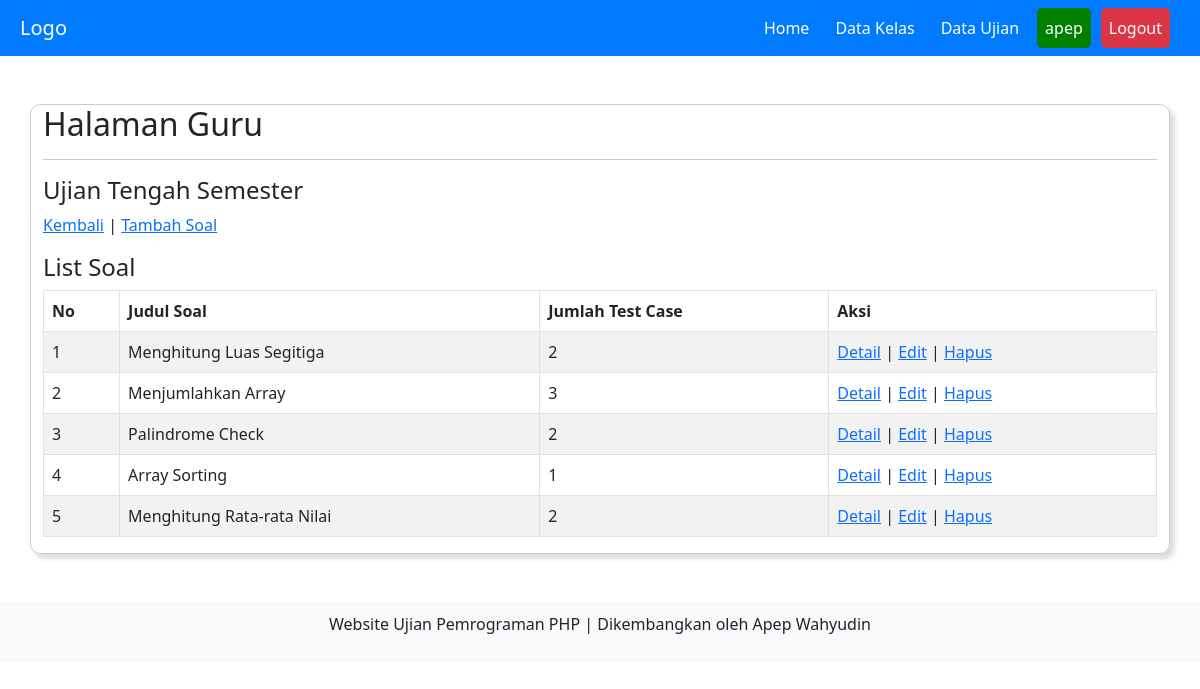
/guru/home.php?page=soal&id_ujian=13 (signed in), run on an earlier commit of the app's database.
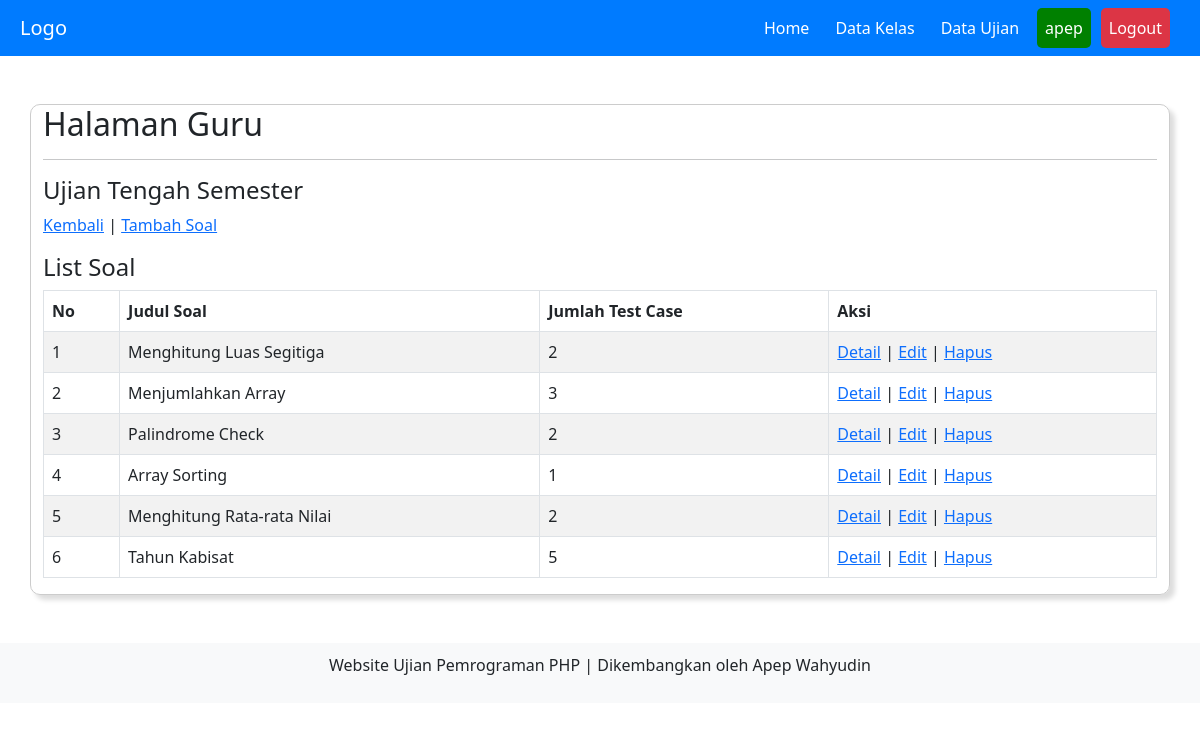
And on a later commit of the database.
### tables this page shows
CREATE TABLE `soal` (
  `id_soal` int(11) NOT NULL,
  `judul` varchar(50) NOT NULL,
  `soal` text NOT NULL,
  `waktu` int(11) NOT NULL,
  `status` varchar(10) NOT NULL,
  `id_ujian` int(11) NOT NULL,
  `parameter` text NOT NULL,
  `function_name` varchar(50) NOT NULL,
  `test_code` text NOT NULL
);

### guru/soal.php (the view)
<?php
$id_ujian = addslashes($_GET['id_ujian']);
$qry_ujian = mysqli_query($koneksi, "SELECT id_ujian, nama_ujian FROM ujian where id_ujian='$id_ujian'");
$data_ujian = mysqli_fetch_assoc($qry_ujian);
echo "<h4>" . $data_ujian['nama_ujian'] . "</h4>";
?>
<p><a href="home.php">Kembali</a> | <a href="home.php?page=input_soal&id_ujian=<?= $id_ujian; ?>">Tambah Soal</a></p>
<h4>List Soal</h4>
<table id="myTable" class="table table-striped table-bordered" style="width:100%">
    <thead>
        <tr>
            <th>No</th>
            <th>Judul Soal</th>
            <th>Jumlah Test Case</th>
            <th>Aksi</th>
        </tr>
    </thead>
    <tbody>
        <?php
        $qry_soal = mysqli_query($koneksi, "SELECT * FROM soal where id_ujian='$id_ujian' AND status='aktif'");
        $no = 0;
        while ($data_soal = mysqli_fetch_assoc($qry_soal)) {
            $query_testcase = mysqli_query($koneksi, "SELECT id_testcase from testcase WHERE id_soal='$data_soal[id_soal]'");
            $hitung_testcase = mysqli_num_rows($query_testcase);
            $no++;
        ?>
            <tr>
                <td><?= $no; ?></td>
                <td><?= $data_soal['judul']; ?></td>
                <td><?= $hitung_testcase; ?></td>
                <td>
                    <a href="">Detail</a> |
                    <a href="">Edit</a> |
                    <a href="">Hapus</a>
                </td>
            </tr>
        <?php
        }
        ?>
    </tbody>
</table>

What changed in the data, as far as the page shows it:
added soal: judul "Tahun Kabisat", hitung_testcase "5"
